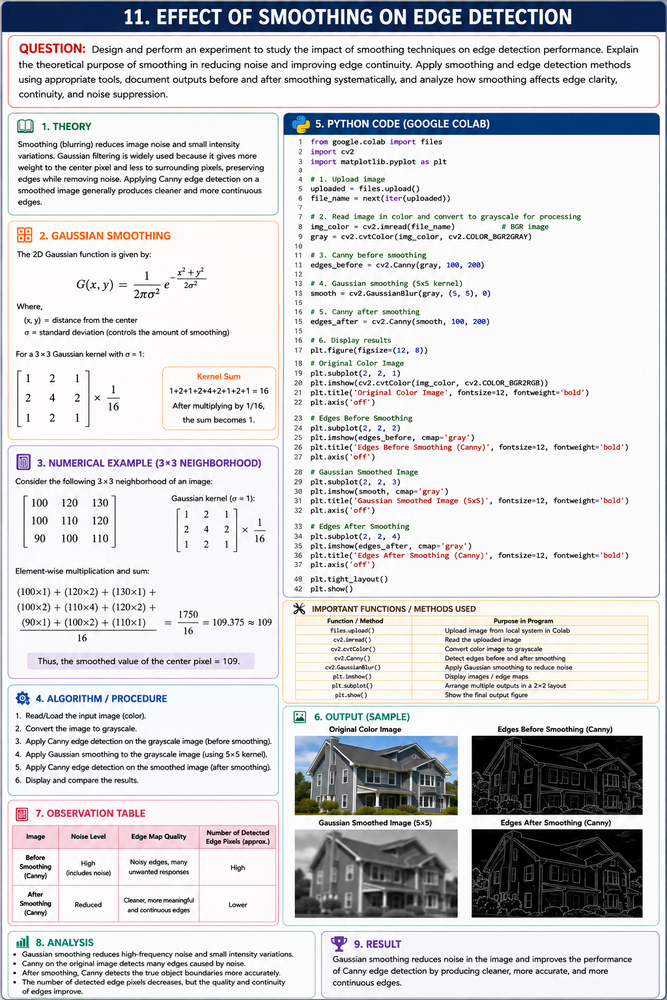
#> input picture CO3/AT1/Q11/CO3-AT1-Q11.png, 667 x 1000 px, shrunk from 1024 x 1536 before the run
$ python code.py
#> lines starting #> are read from the running program, lines starting #| are printed output that depends on the picture
# -*- coding: utf-8 -*-
"""CO3-AT1-Q11.ipynb

Automatically generated by Colab.

Original file is located at
    https://colab.research.google.com/drive/1RN6MrCHRfCsWgFnRpwZ9_6oF3pOU6Ipo
"""

from google.colab import files
import cv2
import matplotlib.pyplot as plt

# 1. Upload image
uploaded = files.upload()
#> the answer given: CO3-AT1-Q11.png
file_name = next(iter(uploaded))

# 2. Read image in color and convert to grayscale for processing
img_color = cv2.imread(file_name)    # BGR image
#> img_color is the input picture: shape (1000, 667, 3); mean B, G, R 213.6, 211.5, 211.6
gray = cv2.cvtColor(img_color, cv2.COLOR_BGR2GRAY)
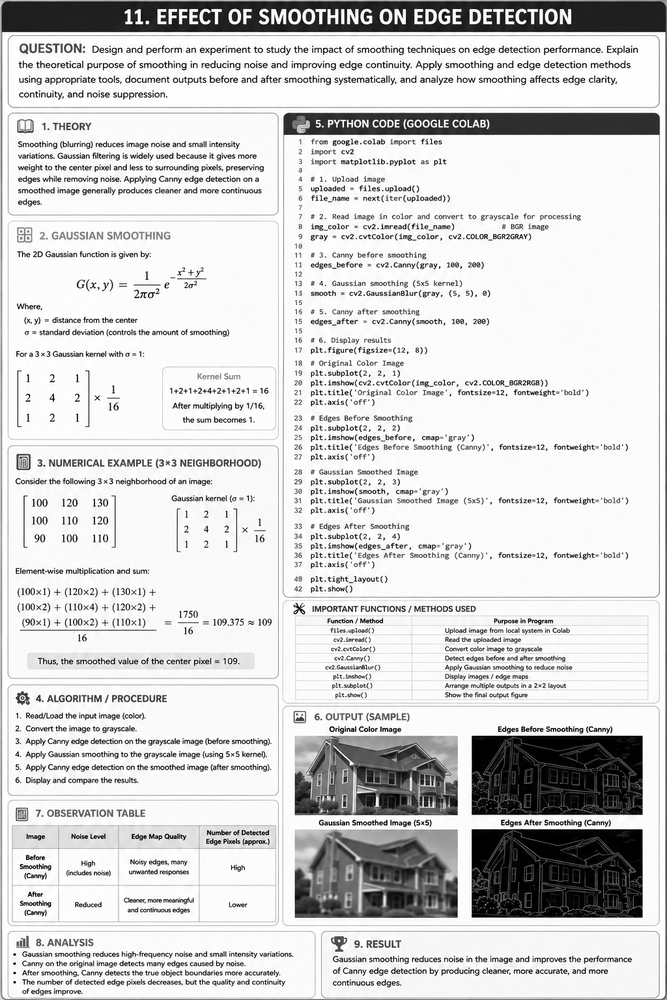
#> gray: shape (1000, 667); min 0, max 255, mean 211.8

# 3. Canny before smoothing
edges_before = cv2.Canny(gray, 100, 200)
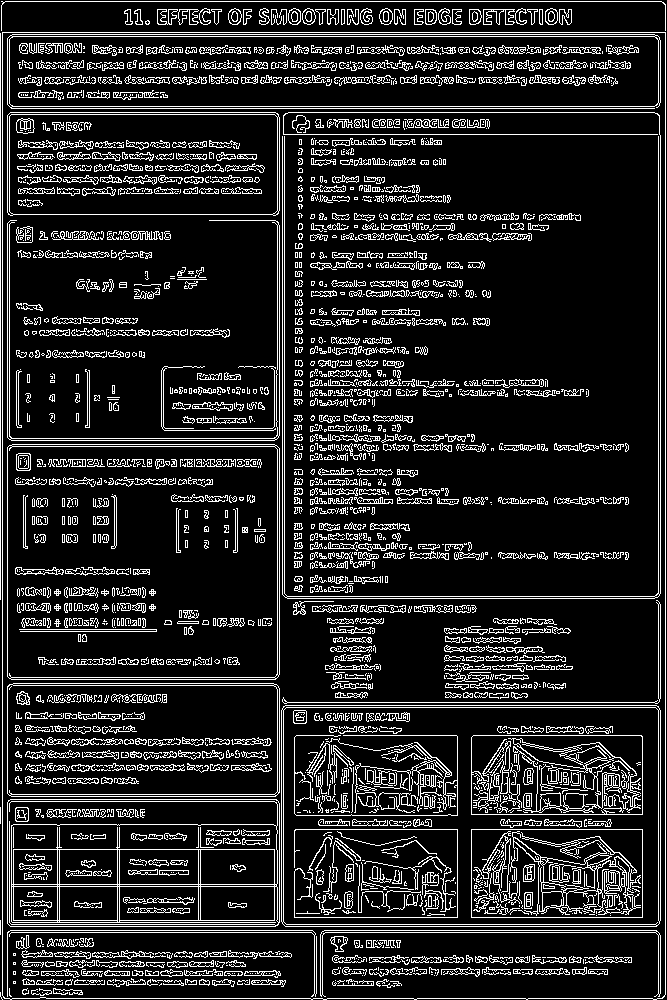
#> edges_before: shape (1000, 667); 14.4% white in thin lines or dots

# 4. Gaussian smoothing (5x5 kernel)
smooth = cv2.GaussianBlur(gray, (5, 5), 0)

# 5. Canny after smoothing
edges_after = cv2.Canny(smooth, 100, 200)
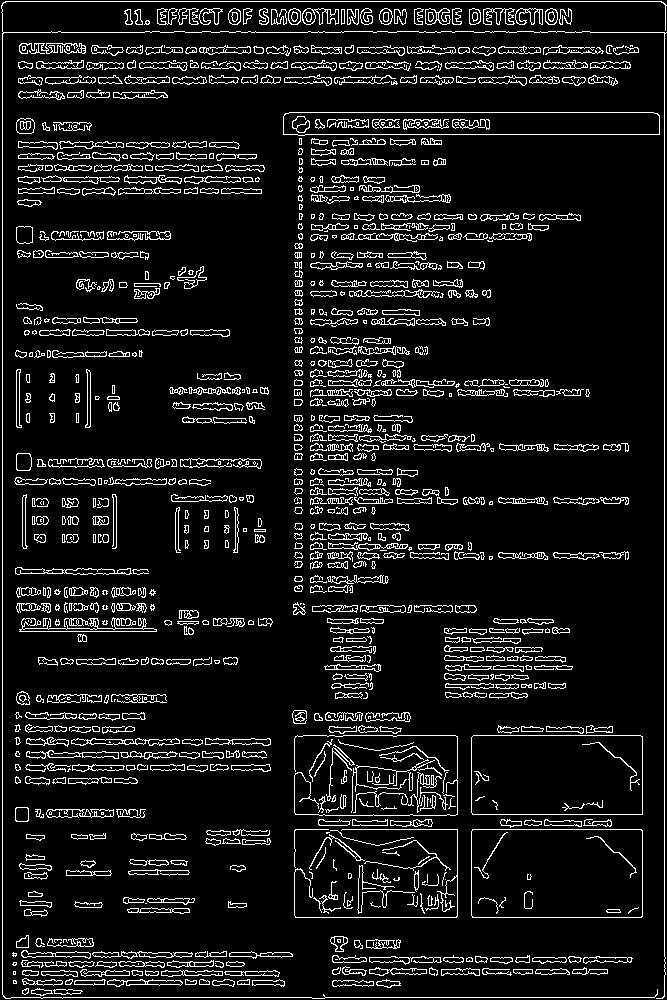
#> edges_after: shape (1000, 667); 9.2% white in thin lines or dots

# 6. Display results
plt.figure(figsize=(12, 8))

# Original Color Image
plt.subplot(2, 2, 1)
plt.imshow(cv2.cvtColor(img_color, cv2.COLOR_BGR2RGB))
plt.title('Original Color Image', fontsize=12, fontweight='bold')
plt.axis('off')

# Edges Before Smoothing
plt.subplot(2, 2, 2)
plt.imshow(edges_before, cmap='gray')
plt.title('Edges Before Smoothing (Canny)', fontsize=12, fontweight='bold')
plt.axis('off')

# Gaussian Smoothed Image
plt.subplot(2, 2, 3)
plt.imshow(smooth, cmap='gray')
plt.title('Gaussian Smoothed Image (5x5)', fontsize=12, fontweight='bold')
plt.axis('off')

# Edges After Smoothing
plt.subplot(2, 2, 4)
plt.imshow(edges_after, cmap='gray')
plt.title('Edges After Smoothing (Canny)', fontsize=12, fontweight='bold')
plt.axis('off')

plt.tight_layout()
plt.show()
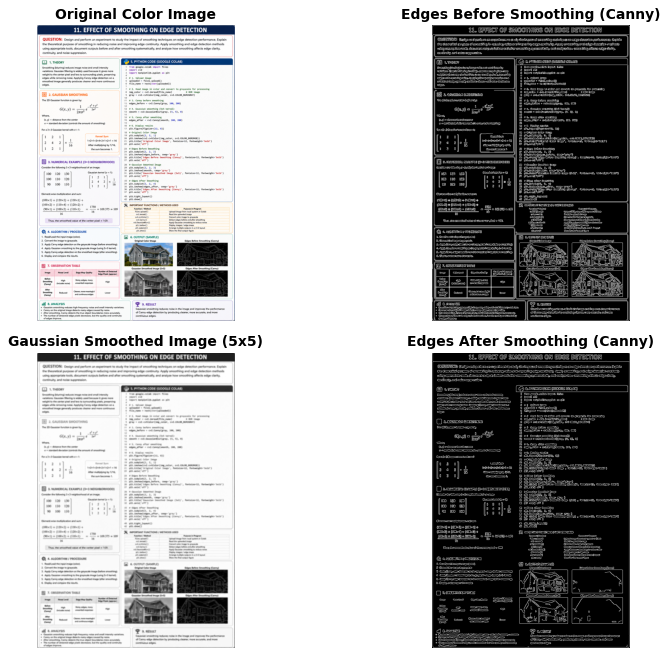
#> figure drawn by matplotlib, 4 panels
